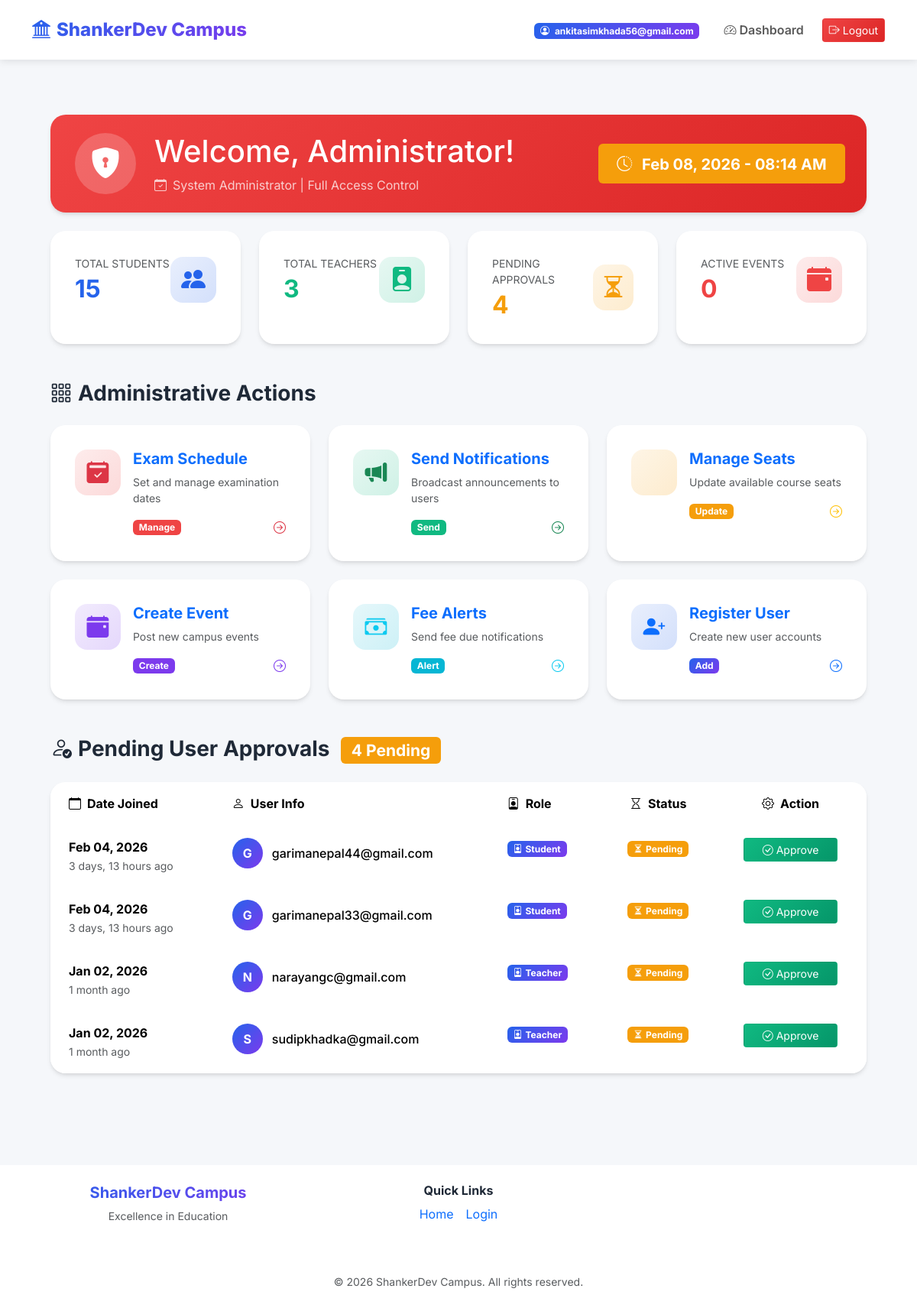
/campus/admin/ (signed in), run on an earlier commit of the app's database.
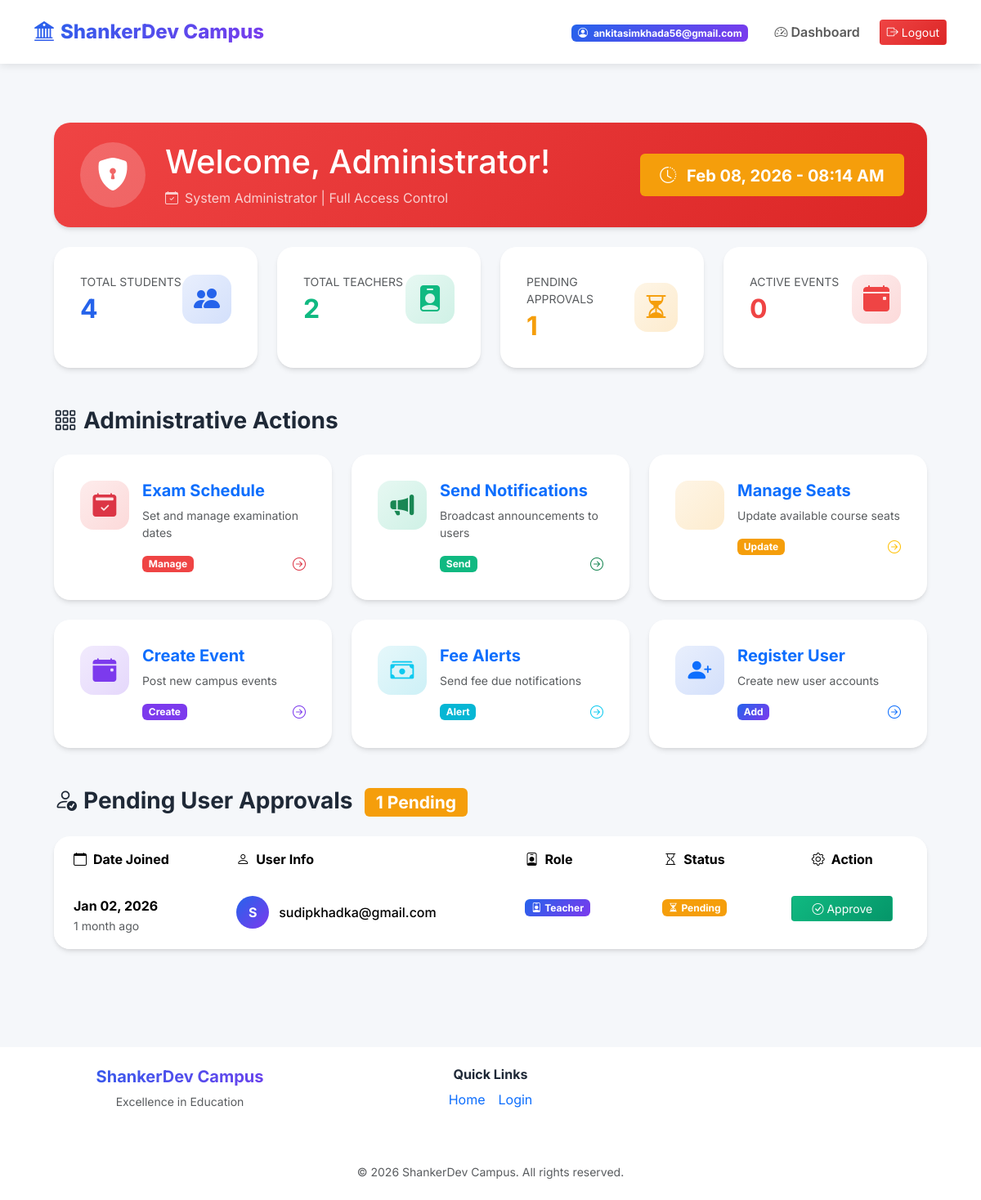
And on a later commit of the database.
### users/models.py (models this page shows, shortened)
class CustomUser(AbstractUser):
    ROLE_CHOICES = (
        ('student', 'Student'),
        ('teacher', 'Teacher'),
        ('admin', 'Admin'),
    )
    email = models.EmailField(unique=True)
    phone_number = models.CharField(max_length=15, blank=True, null=True, unique=True)
    role = models.CharField(max_length=20, choices=ROLE_CHOICES, default='student')
    is_approved = models.BooleanField(default=False, help_text="Designates whether this user has been approved by an admin.")
    USERNAME_FIELD = 'email'
    REQUIRED_FIELDS = []
    objects = CustomUserManager()

### campus/views.py (the view)
# urls.py: path('admin/', admin_dashboard, name='admin_dashboard'),
@login_required
@admin_required
def admin_dashboard(request):
    try:
        courses = Course.objects.all().order_by('name')  # Use model directly for consistency
    except Exception:
        courses = []
        messages.error(request, "Could not load courses. Check database.")
    total_students = User.objects.filter(role='student').count()
    total_teachers = User.objects.filter(role='teacher').count()
    events = Event.objects.filter(date__gte=date.today()).order_by('date')
    active_events = events.count()
    pending_users = User.objects.filter(is_approved=False).order_by('-date_joined')
    return render(request, 'campus/admin_dashboard.html', {
        'courses': courses,
        'events': events,
        'pending_users': pending_users,
        'total_students': total_students,
        'total_teachers': total_teachers,
        'active_events': active_events,
        'current_time': timezone.now(),
    })

### campus/views.py (called while the page is built)
def admin_required(function):
    return user_passes_test(lambda u: u.role == 'admin' and u.is_authenticated)(function)

### myproject/context_processors.py (called while the page is built)
def college_context(request):  # Adjust name to match your setup
    return {
        'college_info': CollegeInfo.objects.first(),
        'events': Event.objects.all(),
    }

### campus/templates/campus/admin_dashboard.html (shortened to what the changed rows need)
{% extends 'base.html' %}
{% load static %}
{% block content %}
<div class="container-fluid px-4 py-4">
    <div class="card-modern mb-4" style="background: linear-gradient(135deg, #ef4444 0%, #dc2626 100%);">
        <div class="card-body-modern py-4">
            <div class="row align-items-center">
                <div class="col-md-8">
                    <div class="d-flex align-items-center">
                        <div>
                            <h1 class="text-white mb-2">
                                Welcome, {% if user.first_name and user.last_name %}{{ user.first_name }} {{ user.last_name }}{% elif user.first_name %}{{ user.first_name }}{% else %}Administrator{% endif %}!
                            </h1>
                        </div>
                    </div>
                </div>
            </div>
        </div>
    </div>
    <div class="row g-4 mb-5">
        <div class="col-md-6 col-xl-3">
            <div class="card-modern h-100" style="border-left: 5px solid #2563eb;">
                <div class="card-body-modern">
                    <div class="d-flex align-items-center justify-content-between">
                        <div>
                            <p class="text-muted mb-1 small text-uppercase">Total Students</p>
                            <h2 class="mb-0 fw-bold" style="color: #2563eb;">{{ total_students|default:0 }}</h2>
                        </div>
                    </div>
                </div>
            </div>
        </div>
        <div class="col-md-6 col-xl-3">
            <div class="card-modern h-100" style="border-left: 5px solid #10b981;">
                <div class="card-body-modern">
                    <div class="d-flex align-items-center justify-content-between">
                        <div>
                            <p class="text-muted mb-1 small text-uppercase">Total Teachers</p>
                            <h2 class="mb-0 fw-bold" style="color: #10b981;">{{ total_teachers|default:0 }}</h2>
                        </div>
                    </div>
                </div>
            </div>
        </div>
        <div class="col-md-6 col-xl-3">
            <div class="card-modern h-100" style="border-left: 5px solid #f59e0b;">
                <div class="card-body-modern">
                    <div class="d-flex align-items-center justify-content-between">
                        <div>
                            <p class="text-muted mb-1 small text-uppercase">Pending Approvals</p>
                            <h2 class="mb-0 fw-bold" style="color: #f59e0b;">{{ pending_users.count|default:0 }}</h2>
                        </div>
                    </div>
                </div>
            </div>
        </div>
        <div class="col-md-6 col-xl-3">
            <div class="card-modern h-100" style="border-left: 5px solid #ef4444;">
                <div class="card-body-modern">
                    <div class="d-flex align-items-center justify-content-between">
                        <div>
                            <h2 class="mb-0 fw-bold" style="color: #ef4444;">{{ active_events|default:0 }}</h2>
                        </div>
                    </div>
                </div>
            </div>
        </div>
    </div>
    <h3 class="fw-bold mb-4">
        <i class="bi bi-person-check me-2"></i>Pending User Approvals
        <span class="badge badge-warning-modern ms-2">{{ pending_users.count }} Pending</span>
    </h3>
    <div class="card-modern">
        <div class="card-body-modern p-0">
            {% if pending_users %}
            <div class="table-responsive">
                <table class="table table-hover mb-0">
                    <thead style="background: #f8f9fa;">
                        <tr>
                            <th class="px-4 py-3">
                                <i class="bi bi-calendar me-2"></i>Date Joined
                            </th>
                            <th class="px-4 py-3">
                                <i class="bi bi-person me-2"></i>User Info
                            </th>
                            <th class="px-4 py-3">
                                <i class="bi bi-person-badge me-2"></i>Role
                            </th>
                            <th class="px-4 py-3 text-center">
                                <i class="bi bi-hourglass me-2"></i>Status
                            </th>
                            <th class="px-4 py-3 text-center">
                                <i class="bi bi-gear me-2"></i>Action
                            </th>
                        </tr>
                    </thead>
                    <tbody>
                        {% for user in pending_users %}
                        <tr>
                            <td class="px-4 py-3">
                                <strong>{{ user.date_joined|date:"M d, Y" }}</strong>
                                <br><small class="text-muted">{{ user.date_joined|timesince }} ago</small>
                            </td>
                            <td class="px-4 py-3">
                                <div class="d-flex align-items-center">
                                    <div style="width: 40px; height: 40px; border-radius: 50%; background: linear-gradient(135deg, #2563eb, #7c3aed); display: flex; align-items: center; justify-content: center; color: white; font-weight: bold; margin-right: 12px;">
                                        {{ user.email.0|upper }}
                                    </div>
                                    <div>
                                        <div class="fw-medium">{{ user.email }}</div>
                                    </div>
                                </div>
                            </td>
                            <td class="px-4 py-3">
                                <span class="badge badge-primary-modern">
                                    <i class="bi bi-person-badge me-1"></i>{{ user.role|title }}
                                </span>
                            </td>
                            <td class="px-4 py-3 text-center">
                                <span class="badge badge-warning-modern">
                                    <i class="bi bi-hourglass-split me-1"></i>Pending
                                </span>
                            </td>
                            <td class="px-4 py-3 text-center">
                                <a href="{% url 'approve_user' user.id %}" class="btn btn-success-modern btn-sm px-4">
                                    <i class="bi bi-check-circle me-1"></i>Approve
                                </a>
                            </td>
                        </tr>
                        {% endfor %}
                    </tbody>
                </table>
            </div>
            {% else %}
            <div class="p-5 text-center">
                <i class="bi bi-check-circle-fill text-success" style="font-size: 5rem;"></i>
                <h4 class="mt-4 mb-3">All Caught Up!</h4>
                <p class="text-muted fs-5 mb-0">No pending user approvals at the moment.</p>
            </div>
            {% endif %}
        </div>
    </div>
</div>
{% endblock %}

What changed in the data, as far as the page shows it:
removed CustomUser: date_joined "Feb 04, 2026", date_joined "3 days, 13 hours", email.0 "G", email "garimanepal44@gmail.com", role "Student"
removed CustomUser: date_joined "Feb 04, 2026", date_joined "3 days, 13 hours", email.0 "G", email "garimanepal33@gmail.com", role "Student"
removed CustomUser: date_joined "Jan 02, 2026", date_joined "1 month", email.0 "N", email "narayangc@gmail.com", role "Teacher"
Also different on the page:
{{ total_students|default:0 }}: "15" → "4"
{{ total_teachers|default:0 }}: "3" → "2"
{{ pending_users.count|default:0 }}: "4" → "1"
{{ pending_users.count }}: "4" → "1"
